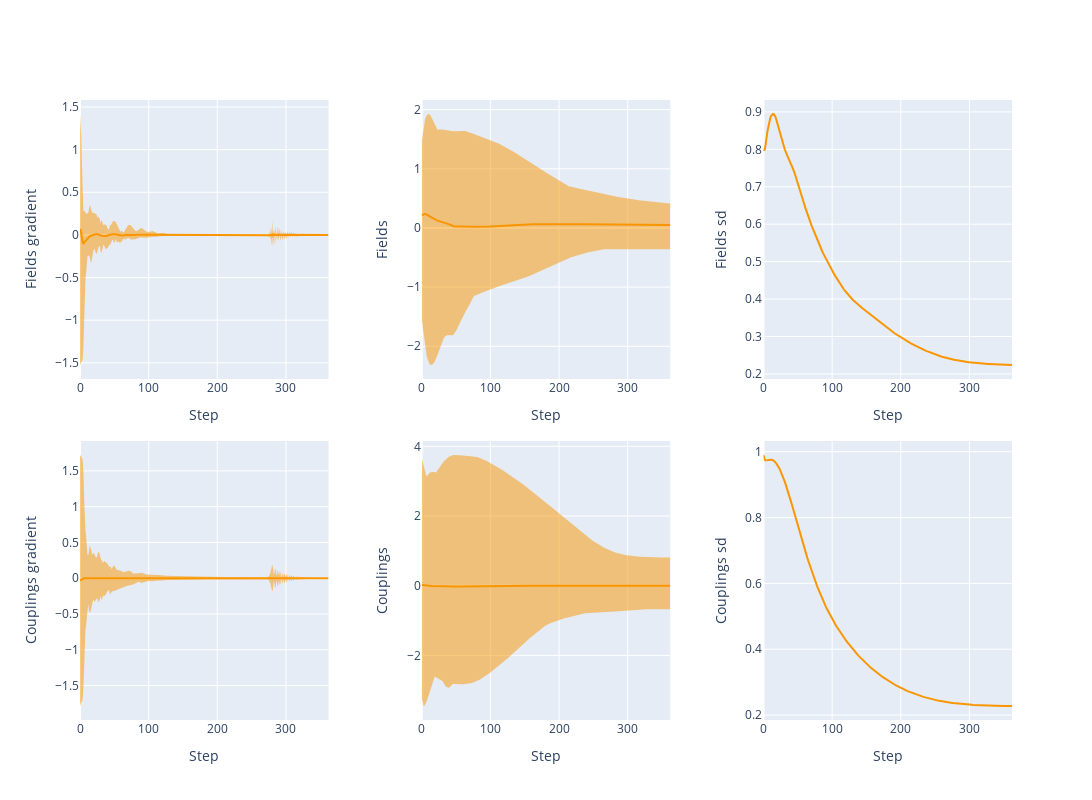

Notebook code cell kept with this figure:
### Code cell
layout_spec = {
    (1, 1): {'data': ml_fitter.fields_grads, 'label': 'Fields gradient'},
    (2, 1): {'data': ml_fitter.couplings_grads, 'label': 'Couplings gradient'},
    (1, 2): {'data': ml_fitter.fields_history, 'label': 'Fields'},
    (2, 2): {'data': ml_fitter.couplings_history, 'label': 'Couplings'},
    (1, 3): {'data': ml_fitter.sd_fields, 'label': 'Fields SD'},   
    (2, 3): {'data': ml_fitter.sd_couplings, 'label': 'Couplings SD'},
    #(3, 2) : {'data': ml_fitter.llhs, 'label': 'LLHs'}
}

plot_generalized(layout_spec)

### Figure 1 — Plotly figure (JSON) as saved in the notebook; plotly's stock layout.template omitted (floating-point values rounded to 4 significant figures; data arrays with more than 128 entries replaced by an {"elided": "..."} marker saying what was removed)
{"data": [{"line": {"color": "rgba(250, 150, 0, 1)"}, "mode": "lines", "name": "Av. Fields gradient", "type": "scatter", "x": {"elided": "363 int values"}, "xaxis": "x", "y": {"elided": "363 float values"}, "yaxis": "y"}, {"hoverinfo": "skip", "line": {"width": 0}, "mode": "lines", "type": "scatter", "x": {"elided": "363 int values"}, "xaxis": "x", "y": {"elided": "363 float values"}, "yaxis": "y"}, {"fill": "tonexty", "fillcolor": "rgba(250, 150, 0, 0.5)", "hoverinfo": "skip", "line": {"width": 0}, "mode": "lines", "type": "scatter", "x": {"elided": "363 int values"}, "xaxis": "x", "y": {"elided": "363 float values"}, "yaxis": "y"}, {"line": {"color": "rgba(250, 150, 0, 1)"}, "mode": "lines", "name": "Av. Couplings gradient", "type": "scatter", "x": {"elided": "363 int values"}, "xaxis": "x4", "y": {"elided": "363 float values"}, "yaxis": "y4"}, {"hoverinfo": "skip", "line": {"width": 0}, "mode": "lines", "type": "scatter", "x": {"elided": "363 int values"}, "xaxis": "x4", "y": {"elided": "363 float values"}, "yaxis": "y4"}, {"fill": "tonexty", "fillcolor": "rgba(250, 150, 0, 0.5)", "hoverinfo": "skip", "line": {"width": 0}, "mode": "lines", "type": "scatter", "x": {"elided": "363 int values"}, "xaxis": "x4", "y": {"elided": "363 float values"}, "yaxis": "y4"}, {"line": {"color": "rgba(250, 150, 0, 1)"}, "mode": "lines", "name": "Av. Fields", "type": "scatter", "x": {"elided": "363 int values"}, "xaxis": "x2", "y": {"elided": "363 float values"}, "yaxis": "y2"}, {"hoverinfo": "skip", "line": {"width": 0}, "mode": "lines", "type": "scatter", "x": {"elided": "363 int values"}, "xaxis": "x2", "y": {"elided": "363 float values"}, "yaxis": "y2"}, {"fill": "tonexty", "fillcolor": "rgba(250, 150, 0, 0.5)", "hoverinfo": "skip", "line": {"width": 0}, "mode": "lines", "type": "scatter", "x": {"elided": "363 int values"}, "xaxis": "x2", "y": {"elided": "363 float values"}, "yaxis": "y2"}, {"line": {"color": "rgba(250, 150, 0, 1)"}, "mode": "lines", "name": "Av. Couplings", "type": "scatter", "x": {"elided": "363 int values"}, "xaxis": "x5", "y": {"elided": "363 float values"}, "yaxis": "y5"}, {"hoverinfo": "skip", "line": {"width": 0}, "mode": "lines", "type": "scatter", "x": {"elided": "363 int values"}, "xaxis": "x5", "y": {"elided": "363 float values"}, "yaxis": "y5"}, {"fill": "tonexty", "fillcolor": "rgba(250, 150, 0, 0.5)", "hoverinfo": "skip", "line": {"width": 0}, "mode": "lines", "type": "scatter", "x": {"elided": "363 int values"}, "xaxis": "x5", "y": {"elided": "363 float values"}, "yaxis": "y5"}, {"line": {"color": "rgba(250, 150, 0, 1)"}, "mode": "lines", "name": "Fields SD", "type": "scatter", "x": {"elided": "363 int values"}, "xaxis": "x3", "y": {"elided": "363 float values"}, "yaxis": "y3"}, {"line": {"color": "rgba(250, 150, 0, 1)"}, "mode": "lines", "name": "Couplings SD", "type": "scatter", "x": {"elided": "363 int values"}, "xaxis": "x6", "y": {"elided": "363 float values"}, "yaxis": "y6"}], "layout": {"height": 800, "showlegend": false, "width": 1200, "xaxis": {"anchor": "y", "domain": [0, 0.2667], "title": {"text": "Step"}}, "xaxis2": {"anchor": "y2", "domain": [0.3667, 0.6333], "title": {"text": "Step"}}, "xaxis3": {"anchor": "y3", "domain": [0.7333, 1], "title": {"text": "Step"}}, "xaxis4": {"anchor": "y4", "domain": [0, 0.2667], "title": {"text": "Step"}}, "xaxis5": {"anchor": "y5", "domain": [0.3667, 0.6333], "title": {"text": "Step"}}, "xaxis6": {"anchor": "y6", "domain": [0.7333, 1], "title": {"text": "Step"}}, "yaxis": {"anchor": "x", "domain": [0.55, 1], "title": {"text": "Fields gradient"}}, "yaxis2": {"anchor": "x2", "domain": [0.55, 1], "title": {"text": "Fields"}}, "yaxis3": {"anchor": "x3", "domain": [0.55, 1], "title": {"text": "Fields sd"}}, "yaxis4": {"anchor": "x4", "domain": [0, 0.45], "title": {"text": "Couplings gradient"}}, "yaxis5": {"anchor": "x5", "domain": [0, 0.45], "title": {"text": "Couplings"}}, "yaxis6": {"anchor": "x6", "domain": [0, 0.45], "title": {"text": "Couplings sd"}}}}
